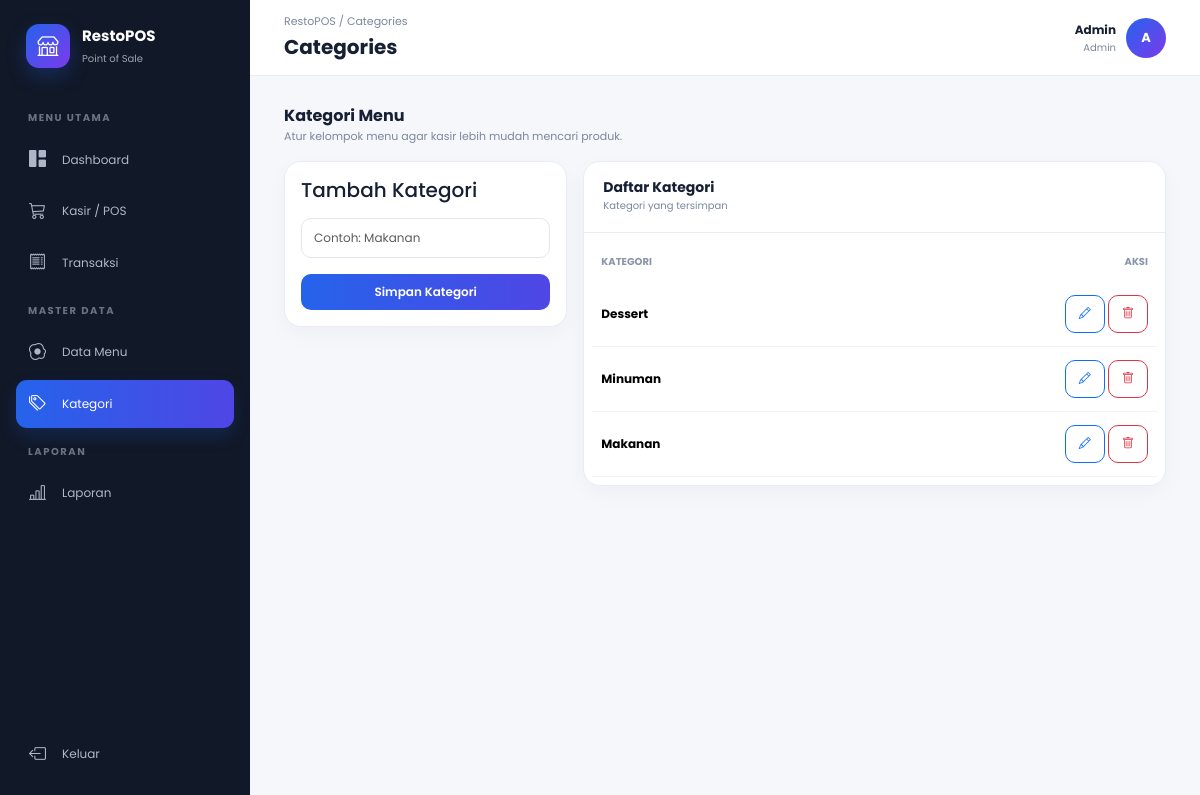
The app's page /categories.php (signed in) with its own data.
### tables this page shows
CREATE TABLE categories (
 id BIGINT UNSIGNED AUTO_INCREMENT PRIMARY KEY,
 name VARCHAR(100) NOT NULL
);

### categories.php (the view)
<?php require 'config.php'; role(['admin']); if(isset($_GET['delete'])){$id=(int)$_GET['delete'];$conn->query("DELETE FROM categories WHERE id=$id");header('Location:categories.php');exit;}if($_SERVER['REQUEST_METHOD']==='POST'){$id=(int)($_POST['id']??0);$name=trim($_POST['name']);if($id){$s=$conn->prepare("UPDATE categories SET name=? WHERE id=?");$s->bind_param('si',$name,$id);}else{$s=$conn->prepare("INSERT INTO categories(name) VALUES(?)");$s->bind_param('s',$name);} $s->execute();header('Location:categories.php');exit;}$edit=null;if(isset($_GET['edit']))$edit=$conn->query("SELECT * FROM categories WHERE id=".(int)$_GET['edit'])->fetch_assoc();$cats=$conn->query("SELECT * FROM categories ORDER BY id DESC");include 'partials/header.php';?><div class="mb-3"><div class="section-title">Kategori Menu</div><div class="sub">Atur kelompok menu agar kasir lebih mudah mencari produk.</div></div><div class="row g-3"><div class="col-lg-4"><div class="cardx p-3"><h5><?=$edit?'Edit':'Tambah'?> Kategori</h5><form method="post" class="mt-3"><input type="hidden" name="id" value="<?=$edit['id']??0?>"><input name="name" class="form-control mb-3" placeholder="Contoh: Makanan" value="<?=htmlspecialchars($edit['name']??'')?>" required><button class="btn btn-primary w-100">Simpan Kategori</button><?php if($edit):?><a href="categories.php" class="btn btn-light w-100 mt-2">Batal</a><?php endif;?></form></div></div><div class="col-lg-8"><div class="cardx"><div class="card-head"><div><h5>Daftar Kategori</h5><small>Kategori yang tersimpan</small></div></div><div class="table-responsive p-2"><table class="table mb-0"><thead><tr><th>KATEGORI</th><th class="text-end">AKSI</th></tr></thead><tbody><?php while($c=$cats->fetch_assoc()):?><tr><td><b><?=htmlspecialchars($c['name'])?></b></td><td class="text-end"><a class="btn btn-sm btn-outline-primary" href="?edit=<?=$c['id']?>"><i class="bi bi-pencil"></i></a> <a class="btn btn-sm btn-outline-danger" href="?delete=<?=$c['id']?>" onclick="return confirm('Hapus kategori?')"><i class="bi bi-trash"></i></a></td></tr><?php endwhile;?></tbody></table></div></div></div></div><?php include 'partials/footer.php';?>

### partials/header.php (style rules this page uses)
:root { --primary:#2563eb;--indigo:#4f46e5;--ink:#172033;--muted:#7b879d;--bg:#f5f7fb;--line:#e8edf5 }
* { box-sizing:border-box }
body { margin:0;background:var(--bg);color:var(--ink);font-family:Poppins,sans-serif;font-size:13px }
.cardx { background:#fff;border:1px solid var(--line);border-radius:17px;box-shadow:0 7px 22px #1e293b09 }
.card-head { padding:17px 19px;border-bottom:1px solid var(--line);display:flex;align-items:center;justify-content:space-between }
.card-head h5 { font-size:14px;font-weight:700;margin:0 }
.card-head small { font-size:10px;color:var(--muted) }
.form-control,.form-select { border-color:#e1e6ef;border-radius:10px;font-size:12px;padding:10px 12px }
.btn { border-radius:10px;font-size:12px;font-weight:600;padding:9px 13px }
.btn-primary { background:linear-gradient(90deg,var(--primary),var(--indigo));border:0 }
.table { font-size:12px }
.table th { font-size:10px;color:#8a95a8;border:0;padding:13px 9px }
.table td { padding:13px 9px;border-color:#f0f2f6;vertical-align:middle }
.section-title { font-weight:700;font-size:16px }
.sub { font-size:11px;color:var(--muted) }

### records on screen
categories: name "Dessert"
categories: name "Minuman"
categories: name "Makanan"

### other values on screen
pathinfo($page,PATHINFO_FILENAME) "Categories"
$name "Admin"
$role "Admin"
substr($name,0,1) "A"
